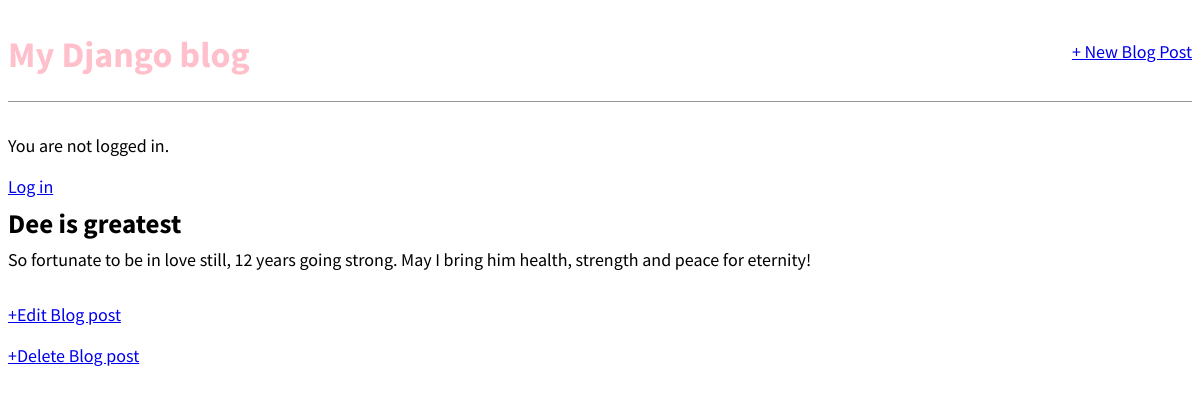
Screenshot of /post/3/ with the database file from the repository.
### blog/models.py (models this page shows, shortened)
class Post(models.Model):
    title  = models.CharField(max_length=200)
    body   = models.TextField()
    author = models.ForeignKey(
            'auth.User',
            on_delete=models.CASCADE,
    )

### blog/views.py (the view)
# urls.py: path('post/<int:pk>/', BlogDetailView.as_view(), name='post_detail'),
class BlogDetailView(DetailView):
    model = Post
    template_name = 'post_detail.html'

### templates/post_detail.html
{% extends 'base.html' %}
{% block content %}
  <div class="post-entry">
    <h2>{{ post.title }}</h2>
    <p>{{ post.body }}</p>
  </div>
  <p><a href="{% url 'post_edit' post.pk %}">+Edit Blog post</a></p>
  <p><a href="{% url 'post_delete' post.pk %}">+Delete Blog post</a></p>
{% endblock content %}

### static/css/base.css (style rules this page uses)
body { font-family: 'Source Sans Pro', sans-serif; font-size: 18px; }
.post-entry { margin-bottom: 2rem; }
.post-entry h2 { margin: 0.5rem 0; }
.post-entry p { margin: 0; font-weight: 400; }

### rows the page displays
Post: title "Dee is greatest", body "So fortunate to be in love still, 12 years going strong. May I bring him health, strength and peace for eternity!"
